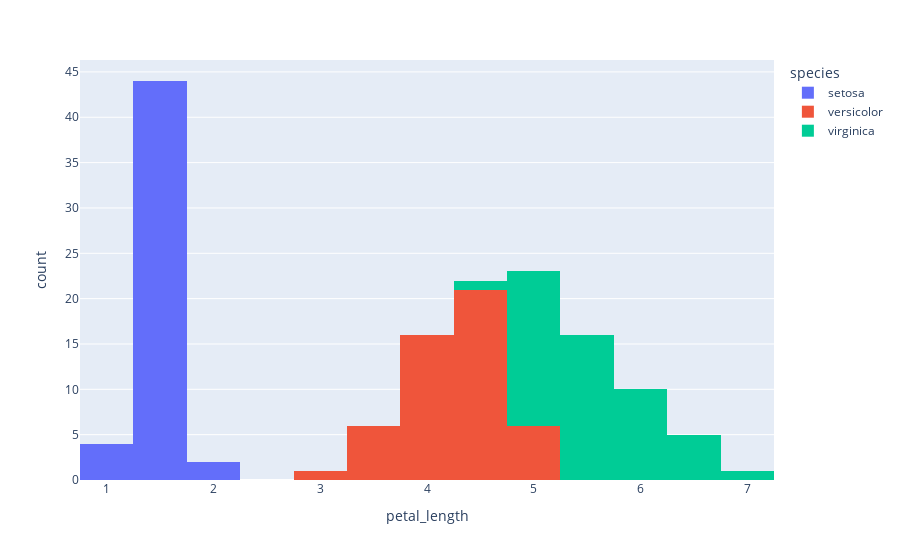

Notebook cell for this chart:
### Code cell
fig=px.histogram(df,x='petal_length',
                 color='species')
fig

### Figure 1 — Plotly figure (JSON) as saved in the notebook; plotly's stock layout.template omitted (floating-point values rounded to 4 significant figures)
{"data": [{"bingroup": "x", "hovertemplate": "species=setosa<br>petal_length=%{x}<br>count=%{y}<extra></extra>", "legendgroup": "setosa", "marker": {"color": "#636efa", "pattern": {"shape": ""}}, "name": "setosa", "orientation": "v", "showlegend": true, "type": "histogram", "x": [1.4, 1.4, 1.3, 1.5, 1.4, 1.7, 1.4, 1.5, 1.4, 1.5, 1.5, 1.6, 1.4, 1.1, 1.2, 1.5, 1.3, 1.4, 1.7, 1.5, 1.7, 1.5, 1.0, 1.7, 1.9, 1.6, 1.6, 1.5, 1.4, 1.6, 1.6, 1.5, 1.5, 1.4, 1.5, 1.2, 1.3, 1.5, 1.3, 1.5, 1.3, 1.3, 1.3, 1.6, 1.9, 1.4, 1.6, 1.4, 1.5, 1.4], "xaxis": "x", "yaxis": "y"}, {"bingroup": "x", "hovertemplate": "species=versicolor<br>petal_length=%{x}<br>count=%{y}<extra></extra>", "legendgroup": "versicolor", "marker": {"color": "#EF553B", "pattern": {"shape": ""}}, "name": "versicolor", "orientation": "v", "showlegend": true, "type": "histogram", "x": [4.7, 4.5, 4.9, 4.0, 4.6, 4.5, 4.7, 3.3, 4.6, 3.9, 3.5, 4.2, 4.0, 4.7, 3.6, 4.4, 4.5, 4.1, 4.5, 3.9, 4.8, 4.0, 4.9, 4.7, 4.3, 4.4, 4.8, 5.0, 4.5, 3.5, 3.8, 3.7, 3.9, 5.1, 4.5, 4.5, 4.7, 4.4, 4.1, 4.0, 4.4, 4.6, 4.0, 3.3, 4.2, 4.2, 4.2, 4.3, 3.0, 4.1], "xaxis": "x", "yaxis": "y"}, {"bingroup": "x", "hovertemplate": "species=virginica<br>petal_length=%{x}<br>count=%{y}<extra></extra>", "legendgroup": "virginica", "marker": {"color": "#00cc96", "pattern": {"shape": ""}}, "name": "virginica", "orientation": "v", "showlegend": true, "type": "histogram", "x": [6.0, 5.1, 5.9, 5.6, 5.8, 6.6, 4.5, 6.3, 5.8, 6.1, 5.1, 5.3, 5.5, 5.0, 5.1, 5.3, 5.5, 6.7, 6.9, 5.0, 5.7, 4.9, 6.7, 4.9, 5.7, 6.0, 4.8, 4.9, 5.6, 5.8, 6.1, 6.4, 5.6, 5.1, 5.6, 6.1, 5.6, 5.5, 4.8, 5.4, 5.6, 5.1, 5.1, 5.9, 5.7, 5.2, 5.0, 5.2, 5.4, 5.1], "xaxis": "x", "yaxis": "y"}], "layout": {"barmode": "relative", "legend": {"title": {"text": "species"}, "tracegroupgap": 0}, "margin": {"t": 60}, "xaxis": {"anchor": "y", "domain": [0, 1], "title": {"text": "petal_length"}}, "yaxis": {"anchor": "x", "domain": [0, 1], "title": {"text": "count"}}}}
